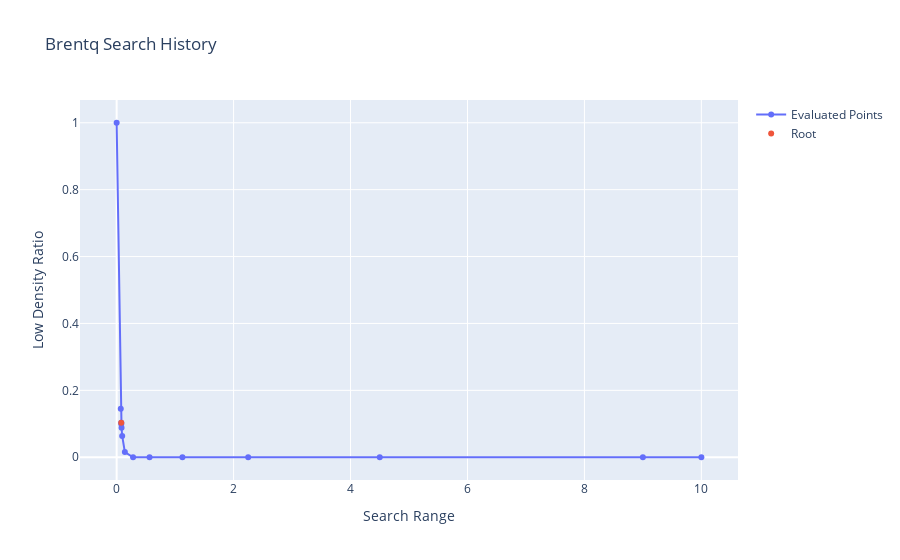

Notebook cell for this chart:
### Markdown cell above
### Plot the brentq log

### Code cell
import plotly.graph_objects as go
from plotly.subplots import make_subplots

def plot_cache(cache: np.ndarray):
    fig = make_subplots(rows=1, cols=1)
    
    # Convert cache to sorted numpy arrays
    x_cache = np.array(list(cache.keys()))
    y_cache = np.array(list(cache.values()))

    # Get the sorting indices
    sort_indices = np.argsort(x_cache)

    # Create the hover text in the original order
    hover_text = [f'Evaluation {i+1}' for i in range(len(x_cache))]

    # Add points of evalaluated points by brentq
    fig.add_trace(go.Scatter(
        x=x_cache[sort_indices],
        y=y_cache[sort_indices],
        mode='lines+markers',
        name='Evaluated Points',
        text=[hover_text[i] for i in sort_indices],  # Reorder hover text
        hoverinfo='text+x+y',
    ))
    
    # Add point of root
    fig.add_trace(go.Scatter(
        x=[x_cache[-1]],
        y=[y_cache[-1]],
        mode='markers',
        name='Root',
    ))
    
    # Update layout
    fig.update_layout(
        title='Brentq Search History',
        xaxis_title='Search Range',
        yaxis_title='Low Density Ratio',
        showlegend=True,
        hovermode='closest'
    )
    
    fig.show()
    
plot_cache(kde_optimal_bw.cache)

### Figure 1 — Plotly figure (JSON) as saved in the notebook; plotly's stock layout.template omitted (floating-point values rounded to 4 significant figures)
{"data": [{"hoverinfo": "text+x+y", "mode": "lines+markers", "name": "Evaluated Points", "text": ["Evaluation 2", "Evaluation 10", "Evaluation 14", "Evaluation 13", "Evaluation 12", "Evaluation 11", "Evaluation 9", "Evaluation 8", "Evaluation 7", "Evaluation 6", "Evaluation 5", "Evaluation 4", "Evaluation 3", "Evaluation 1"], "type": "scatter", "x": [1e-05, 0.07032, 0.07864, 0.07954, 0.08382, 0.09472, 0.1406, 0.2813, 0.5625, 1.125, 2.25, 4.5, 9.0, 10], "y": [1.0, 0.145, 0.1035, 0.09976, 0.08791, 0.06364, 0.01532, 3.192e-06, 0, 0, 0, 0, 0, 0]}, {"mode": "markers", "name": "Root", "type": "scatter", "x": [0.07864], "y": [0.1035]}], "layout": {"hovermode": "closest", "showlegend": true, "title": {"text": "Brentq Search History"}, "xaxis": {"anchor": "y", "domain": [0, 1], "title": {"text": "Search Range"}}, "yaxis": {"anchor": "x", "domain": [0, 1], "title": {"text": "Low Density Ratio"}}}}
